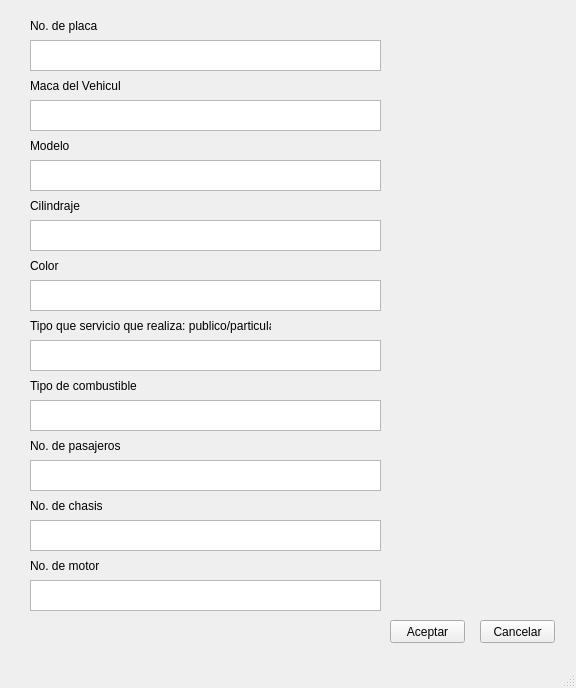
<?xml version="1.0" encoding="UTF-8"?>
<ui version="4.0">
 <class>CrearVehiculos</class>
 <widget class="QMainWindow" name="CrearVehiculos">
  <property name="geometry">
   <rect>
    <x>0</x>
    <y>0</y>
    <width>576</width>
    <height>688</height>
   </rect>
  </property>
  <property name="windowTitle">
   <string>MainWindow</string>
  </property>
  <widget class="QWidget" name="centralwidget">
   <widget class="QTextEdit" name="IngresarMarca">
    <property name="geometry">
     <rect>
      <x>30</x>
      <y>100</y>
      <width>351</width>
      <height>31</height>
     </rect>
    </property>
   </widget>
   <widget class="QTextEdit" name="IngresarColor">
    <property name="geometry">
     <rect>
      <x>30</x>
      <y>280</y>
      <width>351</width>
      <height>31</height>
     </rect>
    </property>
   </widget>
   <widget class="QPushButton" name="AceptarInfoV">
    <property name="geometry">
     <rect>
      <x>390</x>
      <y>620</y>
      <width>75</width>
      <height>23</height>
     </rect>
    </property>
    <property name="text">
     <string>Aceptar</string>
    </property>
   </widget>
   <widget class="QLabel" name="Placa">
    <property name="geometry">
     <rect>
      <x>30</x>
      <y>10</y>
      <width>101</width>
      <height>31</height>
     </rect>
    </property>
    <property name="text">
     <string>No. de placa</string>
    </property>
   </widget>
   <widget class="QTextEdit" name="IngresarPlaca">
    <property name="geometry">
     <rect>
      <x>30</x>
      <y>40</y>
      <width>351</width>
      <height>31</height>
     </rect>
    </property>
   </widget>
   <widget class="QLabel" name="TipoServicio">
    <property name="geometry">
     <rect>
      <x>30</x>
      <y>310</y>
      <width>241</width>
      <height>31</height>
     </rect>
    </property>
    <property name="text">
     <string>Tipo que servicio que realiza: publico/particular</string>
    </property>
   </widget>
   <widget class="QLabel" name="Marca">
    <property name="geometry">
     <rect>
      <x>30</x>
      <y>70</y>
      <width>91</width>
      <height>31</height>
     </rect>
    </property>
    <property name="text">
     <string>Maca del Vehiculo</string>
    </property>
   </widget>
   <widget class="QTextEdit" name="IngresarCilindraje">
    <property name="geometry">
     <rect>
      <x>30</x>
      <y>220</y>
      <width>351</width>
      <height>31</height>
     </rect>
    </property>
   </widget>
   <widget class="QPushButton" name="CancelarInfoV">
    <property name="geometry">
     <rect>
      <x>480</x>
      <y>620</y>
      <width>75</width>
      <height>23</height>
     </rect>
    </property>
    <property name="text">
     <string>Cancelar</string>
    </property>
   </widget>
   <widget class="QTextEdit" name="IngresarModelo">
    <property name="geometry">
     <rect>
      <x>30</x>
      <y>160</y>
      <width>351</width>
      <height>31</height>
     </rect>
    </property>
   </widget>
   <widget class="QTextEdit" name="IngresarTipoServicio">
    <property name="geometry">
     <rect>
      <x>30</x>
      <y>340</y>
      <width>351</width>
      <height>31</height>
     </rect>
    </property>
   </widget>
   <widget class="QLabel" name="Color">
    <property name="geometry">
     <rect>
      <x>30</x>
      <y>250</y>
      <width>101</width>
      <height>31</height>
     </rect>
    </property>
    <property name="text">
     <string>Color</string>
    </property>
   </widget>
   <widget class="QLabel" name="Modelo">
    <property name="geometry">
     <rect>
      <x>30</x>
      <y>130</y>
      <width>71</width>
      <height>31</height>
     </rect>
    </property>
    <property name="text">
     <string>Modelo</string>
    </property>
   </widget>
   <widget class="QLabel" name="Cilindraje">
    <property name="geometry">
     <rect>
      <x>30</x>
      <y>190</y>
      <width>71</width>
      <height>31</height>
     </rect>
    </property>
    <property name="text">
     <string>Cilindraje</string>
    </property>
   </widget>
   <widget class="QLabel" name="Pasajeros">
    <property name="geometry">
     <rect>
      <x>30</x>
      <y>430</y>
      <width>91</width>
      <height>31</height>
     </rect>
    </property>
    <property name="text">
     <string>No. de pasajeros</string>
    </property>
   </widget>
   <widget class="QTextEdit" name="IngresarCombustible">
    <property name="geometry">
     <rect>
      <x>30</x>
      <y>400</y>
      <width>351</width>
      <height>31</height>
     </rect>
    </property>
   </widget>
   <widget class="QLabel" name="Combustible">
    <property name="geometry">
     <rect>
      <x>30</x>
      <y>370</y>
      <width>111</width>
      <height>31</height>
     </rect>
    </property>
    <property name="text">
     <string>Tipo de combustible</string>
    </property>
   </widget>
   <widget class="QLabel" name="Motor">
    <property name="geometry">
     <rect>
      <x>30</x>
      <y>550</y>
      <width>71</width>
      <height>31</height>
     </rect>
    </property>
    <property name="text">
     <string>No. de motor</string>
    </property>
   </widget>
   <widget class="QTextEdit" name="textEdit_9">
    <property name="geometry">
     <rect>
      <x>30</x>
      <y>580</y>
      <width>351</width>
      <height>31</height>
     </rect>
    </property>
   </widget>
   <widget class="QLabel" name="Chasis">
    <property name="geometry">
     <rect>
      <x>30</x>
      <y>490</y>
      <width>101</width>
      <height>31</height>
     </rect>
    </property>
    <property name="text">
     <string>No. de chasis</string>
    </property>
   </widget>
   <widget class="QTextEdit" name="IngresarChasis">
    <property name="geometry">
     <rect>
      <x>30</x>
      <y>520</y>
      <width>351</width>
      <height>31</height>
     </rect>
    </property>
   </widget>
   <widget class="QTextEdit" name="IngresarPasajeros">
    <property name="geometry">
     <rect>
      <x>30</x>
      <y>460</y>
      <width>351</width>
      <height>31</height>
     </rect>
    </property>
   </widget>
  </widget>
  <widget class="QMenuBar" name="menubar">
   <property name="geometry">
    <rect>
     <x>0</x>
     <y>0</y>
     <width>576</width>
     <height>21</height>
    </rect>
   </property>
  </widget>
  <widget class="QStatusBar" name="statusbar"/>
 </widget>
 <resources/>
 <connections>
  <connection>
   <sender>AceptarInfoV</sender>
   <signal>clicked()</signal>
   <receiver>IngresarPlaca</receiver>
   <slot>selectAll()</slot>
   <hints>
    <hint type="sourcelabel">
     <x>432</x>
     <y>647</y>
    </hint>
    <hint type="destinationlabel">
     <x>354</x>
     <y>74</y>
    </hint>
   </hints>
  </connection>
  <connection>
   <sender>AceptarInfoV</sender>
   <signal>clicked()</signal>
   <receiver>IngresarMarca</receiver>
   <slot>selectAll()</slot>
   <hints>
    <hint type="sourcelabel">
     <x>424</x>
     <y>650</y>
    </hint>
    <hint type="destinationlabel">
     <x>356</x>
     <y>130</y>
    </hint>
   </hints>
  </connection>
  <connection>
   <sender>AceptarInfoV</sender>
   <signal>clicked()</signal>
   <receiver>IngresarModelo</receiver>
   <slot>selectAll()</slot>
   <hints>
    <hint type="sourcelabel">
     <x>413</x>
     <y>653</y>
    </hint>
    <hint type="destinationlabel">
     <x>357</x>
     <y>199</y>
    </hint>
   </hints>
  </connection>
  <connection>
   <sender>AceptarInfoV</sender>
   <signal>clicked()</signal>
   <receiver>IngresarCilindraje</receiver>
   <slot>selectAll()</slot>
   <hints>
    <hint type="sourcelabel">
     <x>403</x>
     <y>647</y>
    </hint>
    <hint type="destinationlabel">
     <x>352</x>
     <y>251</y>
    </hint>
   </hints>
  </connection>
  <connection>
   <sender>AceptarInfoV</sender>
   <signal>clicked()</signal>
   <receiver>IngresarColor</receiver>
   <slot>selectAll()</slot>
   <hints>
    <hint type="sourcelabel">
     <x>395</x>
     <y>648</y>
    </hint>
    <hint type="destinationlabel">
     <x>362</x>
     <y>317</y>
    </hint>
   </hints>
  </connection>
  <connection>
   <sender>AceptarInfoV</sender>
   <signal>clicked()</signal>
   <receiver>IngresarTipoServicio</receiver>
   <slot>selectAll()</slot>
   <hints>
    <hint type="sourcelabel">
     <x>445</x>
     <y>651</y>
    </hint>
    <hint type="destinationlabel">
     <x>377</x>
     <y>375</y>
    </hint>
   </hints>
  </connection>
  <connection>
   <sender>AceptarInfoV</sender>
   <signal>clicked()</signal>
   <receiver>IngresarCombustible</receiver>
   <slot>selectAll()</slot>
   <hints>
    <hint type="sourcelabel">
     <x>458</x>
     <y>650</y>
    </hint>
    <hint type="destinationlabel">
     <x>335</x>
     <y>425</y>
    </hint>
   </hints>
  </connection>
  <connection>
   <sender>AceptarInfoV</sender>
   <signal>clicked()</signal>
   <receiver>IngresarPasajeros</receiver>
   <slot>selectAll()</slot>
   <hints>
    <hint type="sourcelabel">
     <x>451</x>
     <y>650</y>
    </hint>
    <hint type="destinationlabel">
     <x>344</x>
     <y>501</y>
    </hint>
   </hints>
  </connection>
  <connection>
   <sender>AceptarInfoV</sender>
   <signal>clicked()</signal>
   <receiver>IngresarChasis</receiver>
   <slot>selectAll()</slot>
   <hints>
    <hint type="sourcelabel">
     <x>394</x>
     <y>657</y>
    </hint>
    <hint type="destinationlabel">
     <x>362</x>
     <y>558</y>
    </hint>
   </hints>
  </connection>
  <connection>
   <sender>AceptarInfoV</sender>
   <signal>clicked()</signal>
   <receiver>textEdit_9</receiver>
   <slot>selectAll()</slot>
   <hints>
    <hint type="sourcelabel">
     <x>439</x>
     <y>655</y>
    </hint>
    <hint type="destinationlabel">
     <x>347</x>
     <y>627</y>
    </hint>
   </hints>
  </connection>
 </connections>
</ui>
